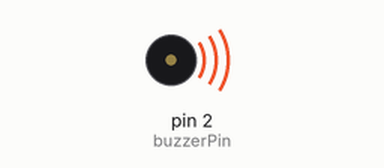
A sketch run on a simulated Arduino Uno, built with avr-gcc and run on an emulated ATmega328P. Shown: buzzer (waves = sounding, pin HIGH). What the sketch prints to the serial monitor is not drawn.

Above: at 0.5 s.
Timing chart, 0 to 4.6 s (numbered marks = the images above):
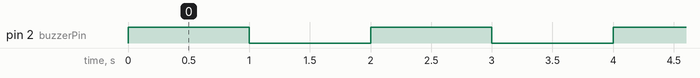

Measured:
- by itself, pin 2 (buzzerPin): alternates HIGH for 1.0 s and LOW for 1.0 s

The sketch:

chip5v.ino
```cpp
const int buzzerPin = 2;  // Chân kết nối còi chip 5V

void setup() {
  pinMode(buzzerPin, OUTPUT);
  Serial.begin(9600);
}

void loop() {
  Serial.println("Bật còi trong 1 giây");
  digitalWrite(buzzerPin, HIGH);  // Bật còi
  delay(1000);  // Kêu trong 1 giây

  Serial.println("Tắt còi trong 1 giây");
  digitalWrite(buzzerPin, LOW);   // Tắt còi
  delay(1000);  // Nghỉ 1 giây trước khi lặp lại
}
```
